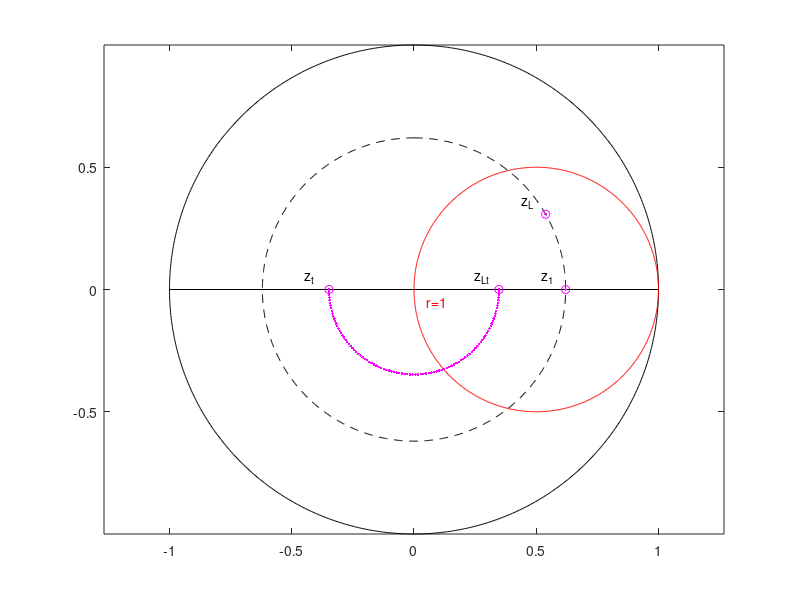

Recreate this plot in MATLAB.
%% Trasformatore a quarto d'onda con ZL complesso

clear all; close all; clc;

ZL = 100+100i % impedenza del carico
Z0 = 50 % impedenza caratteristica del carico

zL = ZL/Z0 % impedenza di carico normalizzata rispetto a Z0

GammaL = (zL-1)/(zL+1) % coefficiente di zL
GammaL_abs = abs(GammaL) % modulo di GammaL
GammaL_angle = angle(GammaL)*180/pi % fase di GammaL

PLa = 1-(abs(GammaL))^2 % potenza attiva al carico 39.02%

VSWR = (1+abs(GammaL))/(1-abs(GammaL)) % S = 8.1270:1

xx = linspace(0,2*pi,1001);
plot(exp(1i*xx),'k')
axis equal
hold
plot([-1 1],[0 0], 'k')
plot(1/2+1/2*exp(1i*xx),'r')
text(0.05, -0.05,'r=1', 'Color', 'r')
plot(abs(GammaL)*sin(xx), abs(GammaL)*cos(xx),'--k')
plot(GammaL,'om')
plot(GammaL,'.m')
text(real(GammaL)-0.1, imag(GammaL)+0.05,'z_L')

d_lambda = 0.25-((angle(GammaL))/(4*pi)) % 0.2087*lambda

z1 = (1+abs(GammaL))/(1-abs(GammaL)) % impedenza a d1
Gamma1 = (z1-1)/(z1+1) % coefficiente di z1

plot(Gamma1,0,'om')
plot(Gamma1,0,'.m')
text(real(Gamma1)-0.1, imag(Gamma1)+0.05,'z_1')

d1_lambda = (angle(GammaL/Gamma1))/(4*pi) % 0.0413*lambda

zLt = sqrt(z1) % impedenza normalizzata zL rispetto a Zt
GammaLt = (zLt-1)/(zLt+1) % coefficiente di zLt

plot(GammaLt,0,'om')
plot(GammaLt,0,'.m')
text(real(GammaLt)-0.1, imag(GammaLt)+0.05,'z_{Lt}')

G = GammaLt*exp(-1i*linspace(0,pi,100));
plot(G,'.m')

zt = 1/zLt % impedenza normalizzata del trasformatore
Gammat = (zt-1)/(zt+1) % coefficiente di zt

plot(Gammat,0,'om')
plot(Gammat,0,'.m')
text(real(Gammat)-0.1, imag(Gammat)+0.05,'z_t')

Z1 = z1*Z0; % impedenza Z1 rispetto a Z0
Zt = sqrt(Z0*Z1) % impedenza del trasformatore
